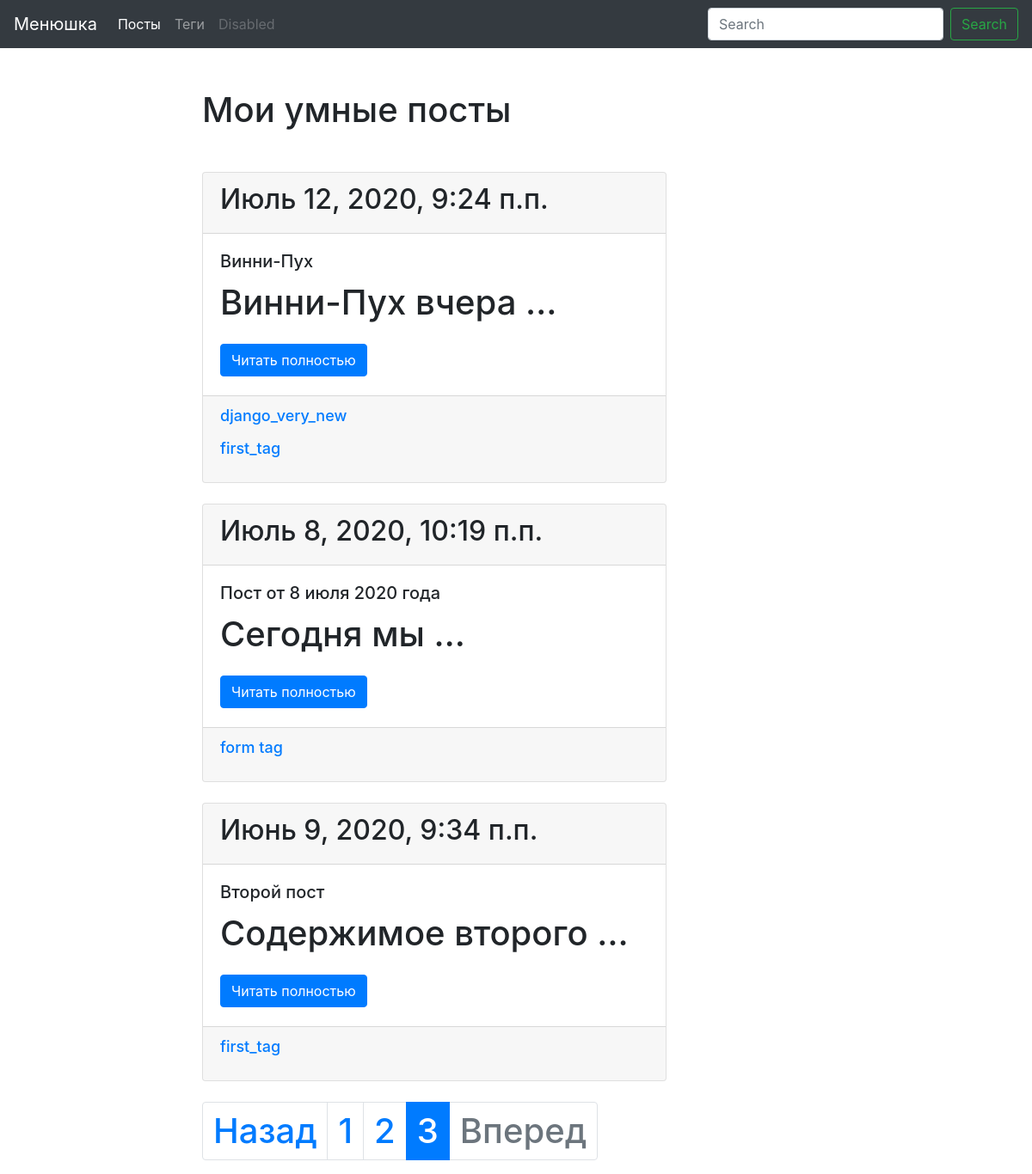
/?page=3, run on the app's committed database.
### pt/models.py (models this page shows, shortened)
class Post(models.Model):
	title = models.CharField(max_length=150, db_index=True)
	slug = models.SlugField(max_length=150, blank=True, unique=True)
	body = models.TextField(blank=True, db_index=True)
	tags = models.ManyToManyField('Tag', blank=True, related_name='posts')
	date_pub = models.DateTimeField(auto_now_add = True)
	def get_absolute_url(self):
		return reverse('post_detail_url', kwargs={'slug': self.slug})
	class Meta:
		ordering = ['-date_pub']

class Tag(models.Model):
	title = models.CharField(max_length=50)
	slug = models.SlugField(max_length=50, unique=True)
	def get_absolute_url(self):
		return reverse('tag_detail_url', kwargs={'slug': self.slug})
	class Meta:
		ordering = ['title']

### pt/views.py (the view)
# urls.py: path('', posts_list, name='posts_list_url'),
def posts_list(request):
	search_query = request.GET.get('search', '')
	if search_query:
		posts = Post.objects.filter(Q(title__icontains=search_query) | Q(body__icontains=search_query))
	else:
		posts = Post.objects.all()
	paginator = Paginator(posts, 3)
	page_number = request.GET.get('page', 1) #page - параметр get-запроса в адресной строке, 1 - ззначение по-умолчанию, на тот случай, если нужного значения page не существует (чтобы не возбуждать исключение)
	page = paginator.get_page(page_number)
	is_paginated = page.has_other_pages()
	if page.has_previous():
		prev_url = '?page={}'.format(page.previous_page_number())
	else:
		prev_url = ''
	if page.has_next():
		next_url = '?page={}'.format(page.next_page_number())
	else:
		next_url=''
	context = {
		'page_object': page,
		'is_paginated': is_paginated,
		'prev_url': prev_url,
		'next_url': next_url
	}
	return render(request, 'pt/index.html', context=context)

### pt/templates/pt/index.html (shortened to what this page needs)
{% extends 'pt/base_blog.html' %}
{% block content %}
	<h1 class="mb-5">Мои умные посты<h1>
	{% for post in page_object.object_list %}
		{% include 'pt/includes/post_card.html' %}
	{% endfor %}
{% endblock %}

### pt/templates/pt/includes/post_card.html
<div class="card mb-4">
	<div class="card-header">
		<h2> {{ post.date_pub }} </h2>
	</div>
	<div class="card-body">
		<h5 class="card-title"> {{ post.title }} </h5>
		<p class="card-text"> {{ post.body|truncatewords:2 }} </p>
		<a href="{{ post.get_absolute_url }}" class="btn btn-primary">Читать полностью</a>
	</div>
	<div class="card-footer text-muted">
		{% for tag in post.tags.all %}
			<a href="{{ tag.get_absolute_url }}" style="font-size: 18px"> <p>{{ tag.title }} </p> </a>
		{% endfor %}
	</div>
</div>

### data on the page
Post: date_pub "Июль 12, 2020, 9:24 п.п.", title "Винни-Пух", body "Винни-Пух вчера …"
Tag: title "django_very_new"
Tag: title "first_tag"
Post: date_pub "Июль 8, 2020, 10:19 п.п.", title "Пост от 8 июля 2020 года", body "Сегодня мы …"
Tag: title "form tag"
Post: date_pub "Июнь 9, 2020, 9:34 п.п.", title "Второй пост", body "Содержимое второго …"

### other printed values
{{ n }} "1" "2"
{{ n }} "3"
